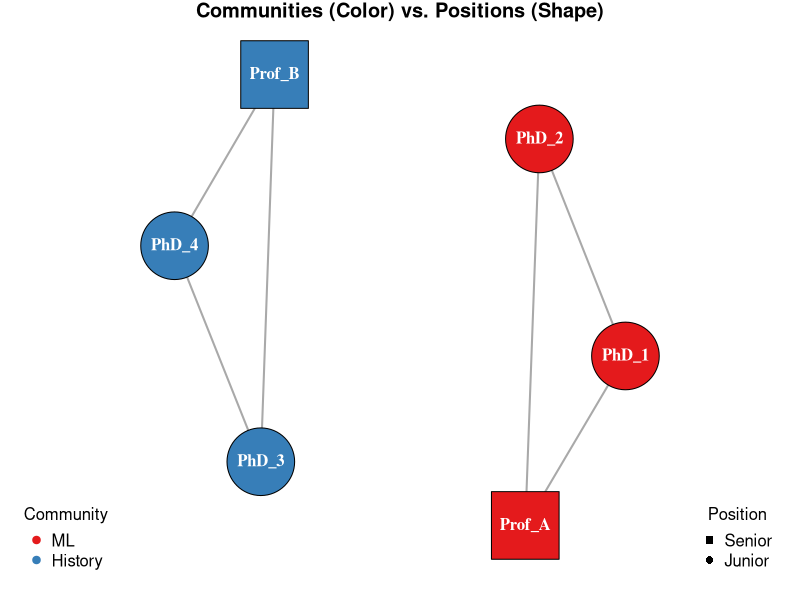
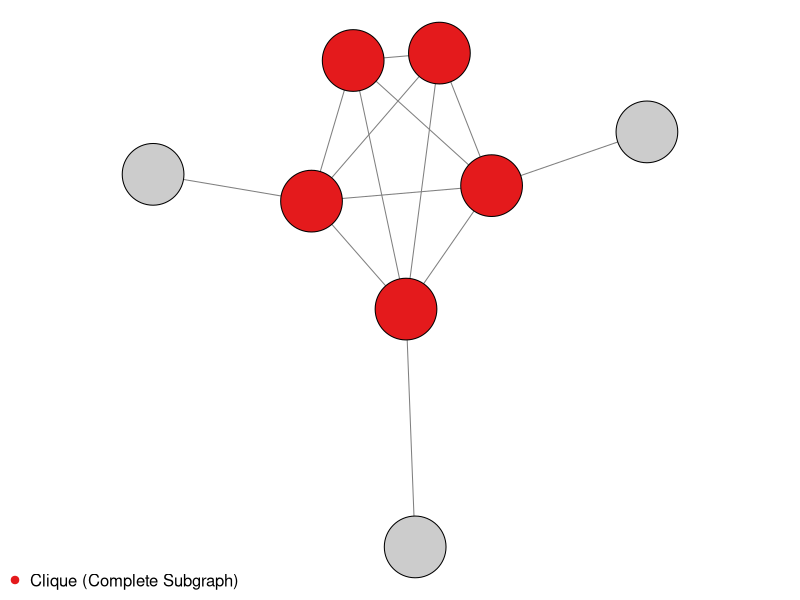
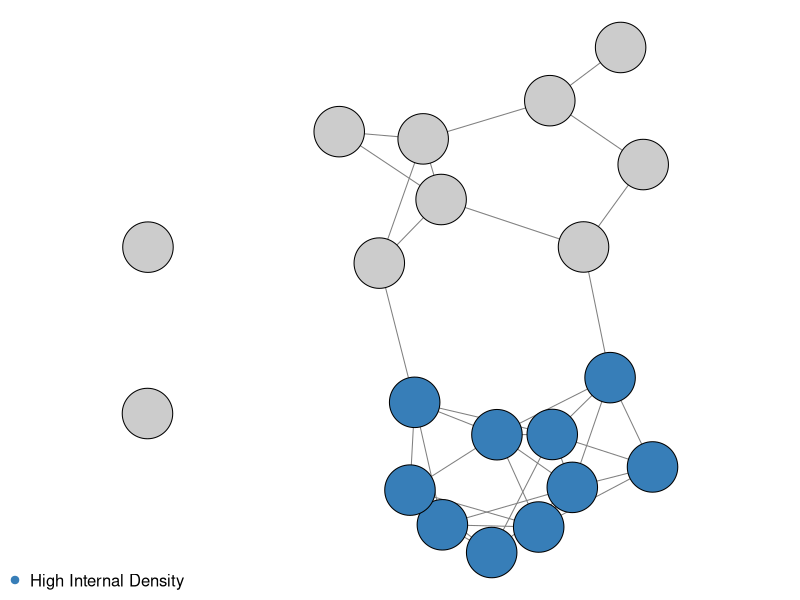
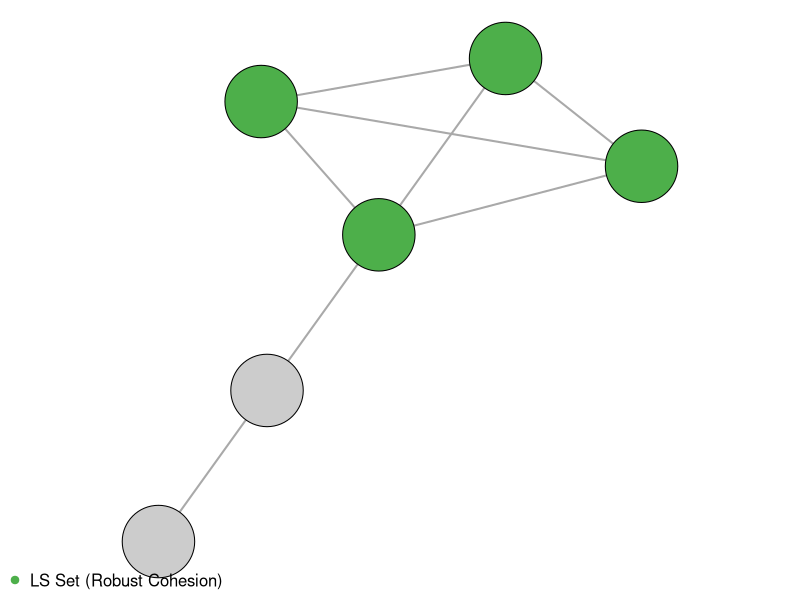
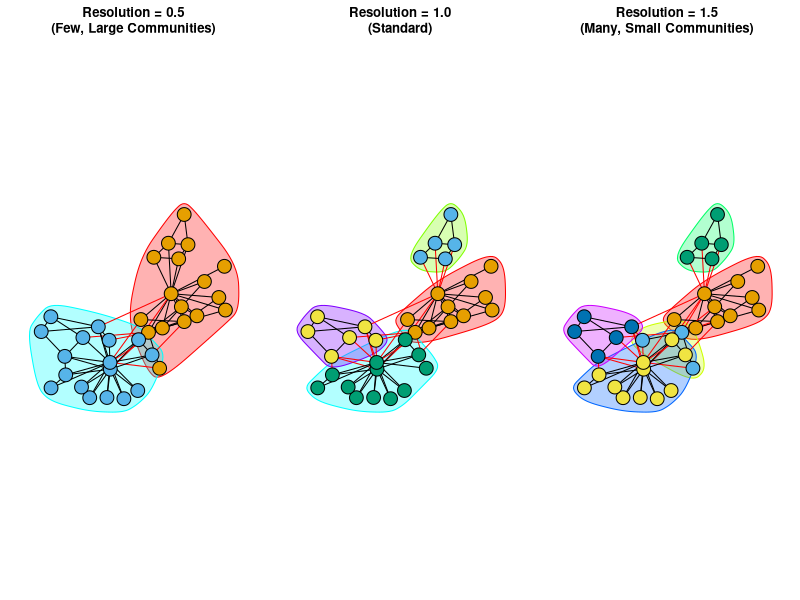
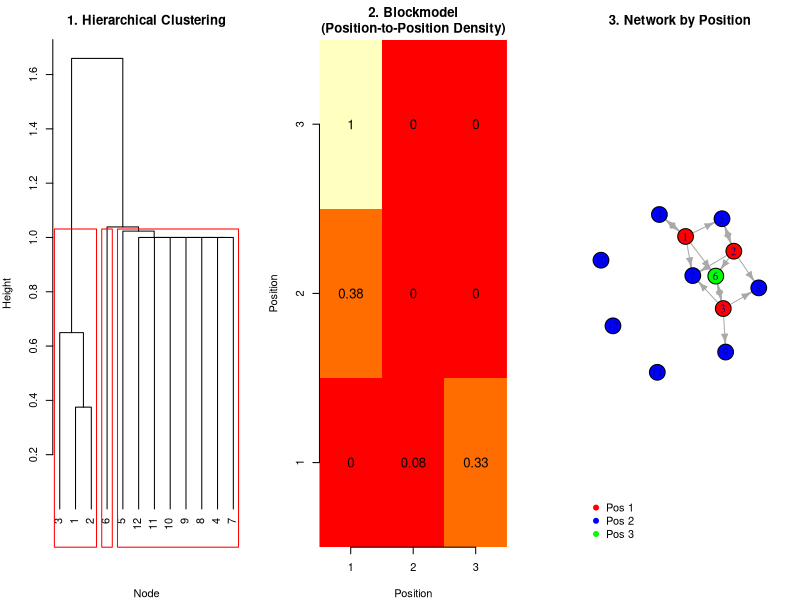
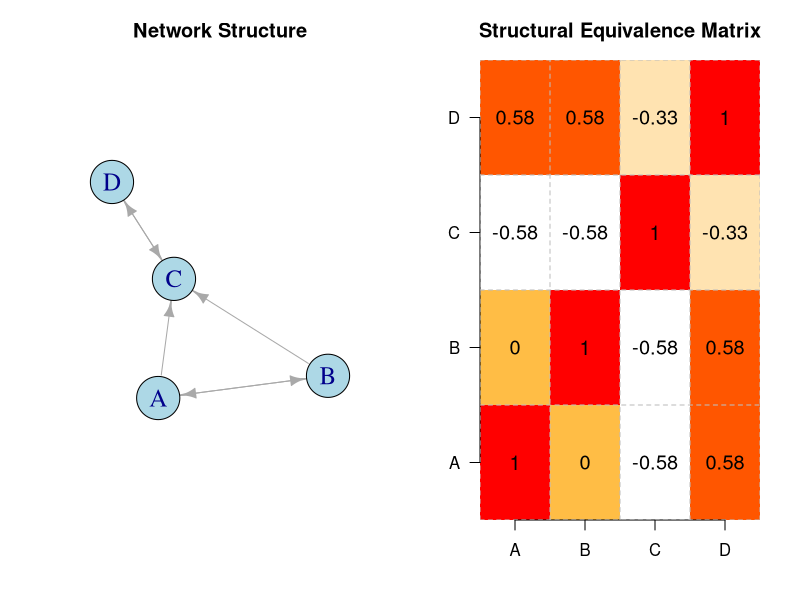

Source code (R) for these figures, in order:
## ---- chunk 1
#| echo: true
#| fig-height: 5
#| fig-align: center

library(igraph)

# 1. Construct the Network (Edges based on Community Cohesion)
edges <- data.frame(
  from = c("Prof_A", "Prof_A", "PhD_1",   # ML Group
           "Prof_B", "Prof_B", "PhD_3"),  # Theory Group
  to   = c("PhD_1",  "PhD_2",  "PhD_2",
           "PhD_3",  "PhD_4",  "PhD_4")
)
g <- graph_from_data_frame(edges, directed = FALSE)

# 2. Define Attributes (Data from Example)
# Communities (Color)
V(g)$color <- ifelse(V(g)$name %in% c("Prof_A", "PhD_1", "PhD_2"), 
                     "#E41A1C", "#377EB8") # Red for ML, Blue for Theory

# Positions (Shape)
# Profs are Squares, Students are Circles
V(g)$shape <- ifelse(V(g)$name %in% c("Prof_A", "Prof_B"), 
                     "square", "circle")

# 3. Visualize
par(mar=c(1,1,1,1))
plot(g, layout = layout_nicely(g),
     vertex.label.color = "white", vertex.label.font = 2,
     vertex.size = 30, edge.width = 2,
     main = "Communities (Color) vs. Positions (Shape)")

legend("bottomleft", legend = c("ML", "History"), 
       col = c("#E41A1C", "#377EB8"), pch = 19, bty = "n", title = "Community")
legend("bottomright", legend = c("Senior", "Junior"), 
       col = "black", pch = c(15, 16), bty = "n", title = "Position")
## ---- chunk 2
#| echo: false
#| fig-height: 4
#| fig-align: center

library(igraph)
par(mar=c(0,0,0,0))

# Create a graph with a 5-node clique and some peripheral nodes
g <- make_full_graph(5) 
V(g)$name <- 1:5
g <- g + vertices("6", "7", "8")
g <- add_edges(g, c(1,6, 2,7, 5,8))

# Color the clique
V(g)$color <- ifelse(V(g)$name %in% as.character(1:5), "#E41A1C", "gray80")
V(g)$label <- NA

plot(g, layout = layout_with_kk(g), vertex.size=25, edge.color="gray50")
legend("bottomleft", legend="Clique (Complete Subgraph)", col="#E41A1C", pch=19, bty="n")
## ---- chunk 3
#| echo: false
#| fig-height: 4
#| fig-align: center

par(mar=c(0,0,0,0))

# Create a graph with a dense cluster (not a clique)
set.seed(123)
g <- sample_gnm(10, 25) # Dense group
g2 <- sample_gnm(10, 10) # Sparse group
g_combined <- disjoint_union(g, g2)
g_combined <- add_edges(g_combined, c(1,11, 5,15)) # Weak bridges

# Color the dense community
V(g_combined)$color <- c(rep("#377EB8", 10), rep("gray80", 10))
V(g_combined)$label <- NA

plot(g_combined, layout = layout_with_fr(g_combined), vertex.size=20, edge.color="gray50")
legend("bottomleft", legend="High Internal Density", col="#377EB8", pch=19, bty="n")
## ---- chunk 4
#| echo: false
#| fig-height: 4
#| fig-align: center

par(mar=c(0,0,0,0))

# Create a robust structure (4-clique connected to outside by 1 link)
g <- make_full_graph(4)
V(g)$name <- 1:4
g <- g + vertices("5", "6")
g <- add_edges(g, c(4,5, 5,6))

V(g)$color <- ifelse(V(g)$name %in% 1:4, "#4DAF4A", "gray80")
V(g)$label <- NA

plot(g, layout = layout_with_kk(g), vertex.size=30, edge.width=2)
legend("bottomleft", legend="LS Set (Robust Cohesion)", col="#4DAF4A", pch=19, bty="n")
## ---- chunk 5
#| echo: false
#| fig-height: 4
#| fig-width: 12
#| fig-align: center

library(igraph)
set.seed(42)
g <- make_graph("Zachary")
l <- layout_with_fr(g)

par(mfrow=c(1,3), mar=c(2,2,3,2))

# Low Resolution (Coarse)
# Note: Using Leiden algorithm which supports resolution parameter robustly
c_low <- cluster_leiden(g, objective_function="modularity", resolution_parameter=0.5)
plot(c_low, g, layout=l, vertex.label=NA, vertex.size=15, main="Resolution = 0.5\n(Few, Large Communities)")

# Medium Resolution (Standard)
c_med <- cluster_leiden(g, objective_function="modularity", resolution_parameter=1.0)
plot(c_med, g, layout=l, vertex.label=NA, vertex.size=15, main="Resolution = 1.0\n(Standard)")

# High Resolution (Fine)
c_high <- cluster_leiden(g, objective_function="modularity", resolution_parameter=1.5)
plot(c_high, g, layout=l, vertex.label=NA, vertex.size=15, main="Resolution = 1.5\n(Many, Small Communities)")
## ---- chunk 6
#| echo: true
#| fig-height: 5
#| fig-width: 12
#| fig-align: center

library(igraph)
set.seed(42)

# Create a network with clear positional structure
# 3 "leaders" (high out-degree), 6 "followers" (high in-degree), 3 "isolates"
g <- make_empty_graph(n=12, directed=TRUE)
g <- add_edges(g, c(
  1,4, 1,5, 1,6, 1,7,  # Leader 1 → Followers
  2,5, 2,6, 2,7, 2,8,  # Leader 2 → Followers
  3,6, 3,7, 3,8, 3,9,  # Leader 3 → Followers
  4,1, 5,2, 6,3        # Some followers → leaders (feedback)
))

adj <- as.matrix(as_adjacency_matrix(g))

# Step 1: Compute Similarity Matrix (Correlation of tie patterns)
similarity <- cor(t(adj))  # Transpose to correlate rows
similarity[is.na(similarity)] <- 0  # Handle nodes with no ties

# Step 2: Hierarchical Clustering
dist_matrix <- as.dist(1 - similarity)  # Convert similarity to distance
hc <- hclust(dist_matrix, method = "ward.D2")
positions <- cutree(hc, k = 3)  # Cut into 3 positions

# Step 3: Create Blockmodel (Image Matrix)
n_pos <- max(positions)
blockmodel <- matrix(0, nrow = n_pos, ncol = n_pos)
for(i in 1:n_pos) {
  for(j in 1:n_pos) {
    block <- adj[positions == i, positions == j, drop=FALSE]
    if(length(block) > 0) blockmodel[i, j] <- mean(block)
  }
}

# Visualize the three outputs
par(mfrow=c(1,3), mar=c(4,4,3,2))

# 1. Dendrogram (Hierarchical Clustering)
plot(hc, main = "1. Hierarchical Clustering", xlab = "Node", sub = "", hang = -1)
rect.hclust(hc, k = 3, border = "red")

# 2. Image Matrix (Blockmodel)
image(1:n_pos, 1:n_pos, blockmodel, col = heat.colors(10), 
      main = "2. Blockmodel\n(Position-to-Position Density)",
      xlab = "Position", ylab = "Position", axes = FALSE)
axis(1, at = 1:n_pos); axis(2, at = 1:n_pos)
text(expand.grid(1:n_pos, 1:n_pos), labels = round(blockmodel, 2), cex = 1.2)

# 3. Network colored by position
V(g)$color <- c("red", "blue", "green")[positions]
plot(g, vertex.size = 20, edge.arrow.size = 0.5, 
     main = "3. Network by Position",
     vertex.label = 1:12)
legend("bottomleft", legend = paste("Pos", 1:3), 
       col = c("red", "blue", "green"), pch = 19, bty = "n")
## ---- chunk 7
#| echo: false
#| fig-height: 3
#| fig-width: 12
#| fig-align: center

library(igraph)

# Adjacency matrix
A <- matrix(c(0, 1, 1, 0,
              1, 0, 1, 0,
              0, 0, 0, 1,
              0, 0, 1, 0), nrow=4, byrow=TRUE)

# Create graph for visualization
g <- graph_from_adjacency_matrix(A, mode="directed")
V(g)$name <- c("A", "B", "C", "D")

# Correlation (nodes with similar tie profiles)
equivalence <- cor(t(A))  # Transpose to correlate row profiles
rownames(equivalence) <- colnames(equivalence) <- c("A", "B", "C", "D")

# Visualize
par(mfrow=c(1,2), mar=c(4,4,3,2))

# 1. Network
plot(g, vertex.size=40, vertex.label.cex=1.5, edge.arrow.size=0.8,
     main="Network Structure", vertex.color="lightblue")

# 2. Equivalence Matrix (as heatmap using base R)
# Create color palette
colors <- colorRampPalette(c("white", "orange", "red"))(100)
# Plot heatmap
image(1:4, 1:4, equivalence, col=colors, axes=FALSE,
      xlab="", ylab="", main="Structural Equivalence Matrix")
axis(1, at=1:4, labels=c("A", "B", "C", "D"), las=1)
axis(2, at=1:4, labels=c("A", "B", "C", "D"), las=1)
# Add correlation values as text
for(i in 1:4) {
  for(j in 1:4) {
    text(i, j, round(equivalence[i,j], 2), cex=1.2)
  }
}
# Add grid
abline(h=0.5:4.5, v=0.5:4.5, col="gray", lty=2)
